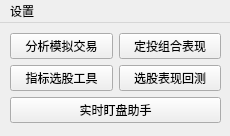
<?xml version="1.0" encoding="UTF-8"?>
<ui version="4.0">
 <class>MainWindow</class>
 <widget class="QMainWindow" name="MainWindow">
  <property name="geometry">
   <rect>
    <x>0</x>
    <y>0</y>
    <width>230</width>
    <height>136</height>
   </rect>
  </property>
  <property name="windowTitle">
   <string>647炒股神器</string>
  </property>
  <widget class="QWidget" name="centralwidget">
   <widget class="QWidget" name="layoutWidget">
    <property name="geometry">
     <rect>
      <x>10</x>
      <y>10</y>
      <width>211</width>
      <height>93</height>
     </rect>
    </property>
    <layout class="QVBoxLayout" name="verticalLayout">
     <item>
      <layout class="QHBoxLayout" name="horizontalLayout">
       <item>
        <widget class="QPushButton" name="btnStockAnalyzer">
         <property name="sizePolicy">
          <sizepolicy hsizetype="Minimum" vsizetype="Maximum">
           <horstretch>0</horstretch>
           <verstretch>0</verstretch>
          </sizepolicy>
         </property>
         <property name="font">
          <font>
           <family>Helvetica</family>
           <pointsize>9</pointsize>
          </font>
         </property>
         <property name="text">
          <string>分析模拟交易</string>
         </property>
        </widget>
       </item>
       <item>
        <widget class="QPushButton" name="btnScheduledInvestment">
         <property name="sizePolicy">
          <sizepolicy hsizetype="Minimum" vsizetype="Maximum">
           <horstretch>0</horstretch>
           <verstretch>0</verstretch>
          </sizepolicy>
         </property>
         <property name="font">
          <font>
           <family>Helvetica</family>
           <pointsize>9</pointsize>
          </font>
         </property>
         <property name="text">
          <string>定投组合表现</string>
         </property>
        </widget>
       </item>
      </layout>
     </item>
     <item>
      <layout class="QHBoxLayout" name="horizontalLayout_2">
       <item>
        <widget class="QPushButton" name="btnStockFinder">
         <property name="sizePolicy">
          <sizepolicy hsizetype="Minimum" vsizetype="Maximum">
           <horstretch>0</horstretch>
           <verstretch>0</verstretch>
          </sizepolicy>
         </property>
         <property name="font">
          <font>
           <family>Helvetica</family>
           <pointsize>9</pointsize>
          </font>
         </property>
         <property name="text">
          <string>指标选股工具</string>
         </property>
        </widget>
       </item>
       <item>
        <widget class="QPushButton" name="btnSelectedPerformance">
         <property name="sizePolicy">
          <sizepolicy hsizetype="Minimum" vsizetype="Maximum">
           <horstretch>0</horstretch>
           <verstretch>0</verstretch>
          </sizepolicy>
         </property>
         <property name="font">
          <font>
           <family>Helvetica</family>
           <pointsize>9</pointsize>
          </font>
         </property>
         <property name="text">
          <string>选股表现回测</string>
         </property>
        </widget>
       </item>
      </layout>
     </item>
     <item>
      <widget class="QPushButton" name="btnLiveTracker">
       <property name="sizePolicy">
        <sizepolicy hsizetype="Minimum" vsizetype="Maximum">
         <horstretch>0</horstretch>
         <verstretch>0</verstretch>
        </sizepolicy>
       </property>
       <property name="font">
        <font>
         <family>Helvetica</family>
         <pointsize>9</pointsize>
        </font>
       </property>
       <property name="text">
        <string>实时盯盘助手</string>
       </property>
      </widget>
     </item>
    </layout>
   </widget>
  </widget>
  <widget class="QMenuBar" name="menubar">
   <property name="geometry">
    <rect>
     <x>0</x>
     <y>0</y>
     <width>230</width>
     <height>23</height>
    </rect>
   </property>
   <widget class="QMenu" name="menu">
    <property name="title">
     <string>设置</string>
    </property>
    <addaction name="actReconnect"/>
    <addaction name="actTradeSettings"/>
   </widget>
   <addaction name="menu"/>
  </widget>
  <action name="actReconnect">
   <property name="text">
    <string>断线重连</string>
   </property>
  </action>
  <action name="actTradeSettings">
   <property name="text">
    <string>交易设置</string>
   </property>
  </action>
 </widget>
 <resources/>
 <connections>
  <connection>
   <sender>btnStockAnalyzer</sender>
   <signal>clicked()</signal>
   <receiver>MainWindow</receiver>
   <slot>show_stock_analyzer()</slot>
   <hints>
    <hint type="sourcelabel">
     <x>57</x>
     <y>59</y>
    </hint>
    <hint type="destinationlabel">
     <x>44</x>
     <y>29</y>
    </hint>
   </hints>
  </connection>
  <connection>
   <sender>btnStockFinder</sender>
   <signal>clicked()</signal>
   <receiver>MainWindow</receiver>
   <slot>show_stock_finder()</slot>
   <hints>
    <hint type="sourcelabel">
     <x>82</x>
     <y>91</y>
    </hint>
    <hint type="destinationlabel">
     <x>77</x>
     <y>74</y>
    </hint>
   </hints>
  </connection>
  <connection>
   <sender>btnLiveTracker</sender>
   <signal>clicked()</signal>
   <receiver>MainWindow</receiver>
   <slot>show_live_tracker()</slot>
   <hints>
    <hint type="sourcelabel">
     <x>133</x>
     <y>124</y>
    </hint>
    <hint type="destinationlabel">
     <x>136</x>
     <y>32</y>
    </hint>
   </hints>
  </connection>
  <connection>
   <sender>btnSelectedPerformance</sender>
   <signal>clicked()</signal>
   <receiver>MainWindow</receiver>
   <slot>show_selected_performance()</slot>
   <hints>
    <hint type="sourcelabel">
     <x>191</x>
     <y>92</y>
    </hint>
    <hint type="destinationlabel">
     <x>162</x>
     <y>117</y>
    </hint>
   </hints>
  </connection>
  <connection>
   <sender>actReconnect</sender>
   <signal>triggered()</signal>
   <receiver>MainWindow</receiver>
   <slot>reconnect_server()</slot>
   <hints>
    <hint type="sourcelabel">
     <x>-1</x>
     <y>-1</y>
    </hint>
    <hint type="destinationlabel">
     <x>112</x>
     <y>71</y>
    </hint>
   </hints>
  </connection>
  <connection>
   <sender>actTradeSettings</sender>
   <signal>triggered()</signal>
   <receiver>MainWindow</receiver>
   <slot>show_trade_settings()</slot>
   <hints>
    <hint type="sourcelabel">
     <x>-1</x>
     <y>-1</y>
    </hint>
    <hint type="destinationlabel">
     <x>104</x>
     <y>64</y>
    </hint>
   </hints>
  </connection>
  <connection>
   <sender>btnScheduledInvestment</sender>
   <signal>clicked()</signal>
   <receiver>MainWindow</receiver>
   <slot>show_scheduled_investment()</slot>
   <hints>
    <hint type="sourcelabel">
     <x>146</x>
     <y>42</y>
    </hint>
    <hint type="destinationlabel">
     <x>125</x>
     <y>29</y>
    </hint>
   </hints>
  </connection>
 </connections>
 <slots>
  <slot>show_stock_analyzer()</slot>
  <slot>show_stock_finder()</slot>
  <slot>show_live_tracker()</slot>
  <slot>show_selected_performance()</slot>
  <slot>reconnect_server()</slot>
  <slot>show_trade_settings()</slot>
  <slot>show_scheduled_investment()</slot>
 </slots>
</ui>
